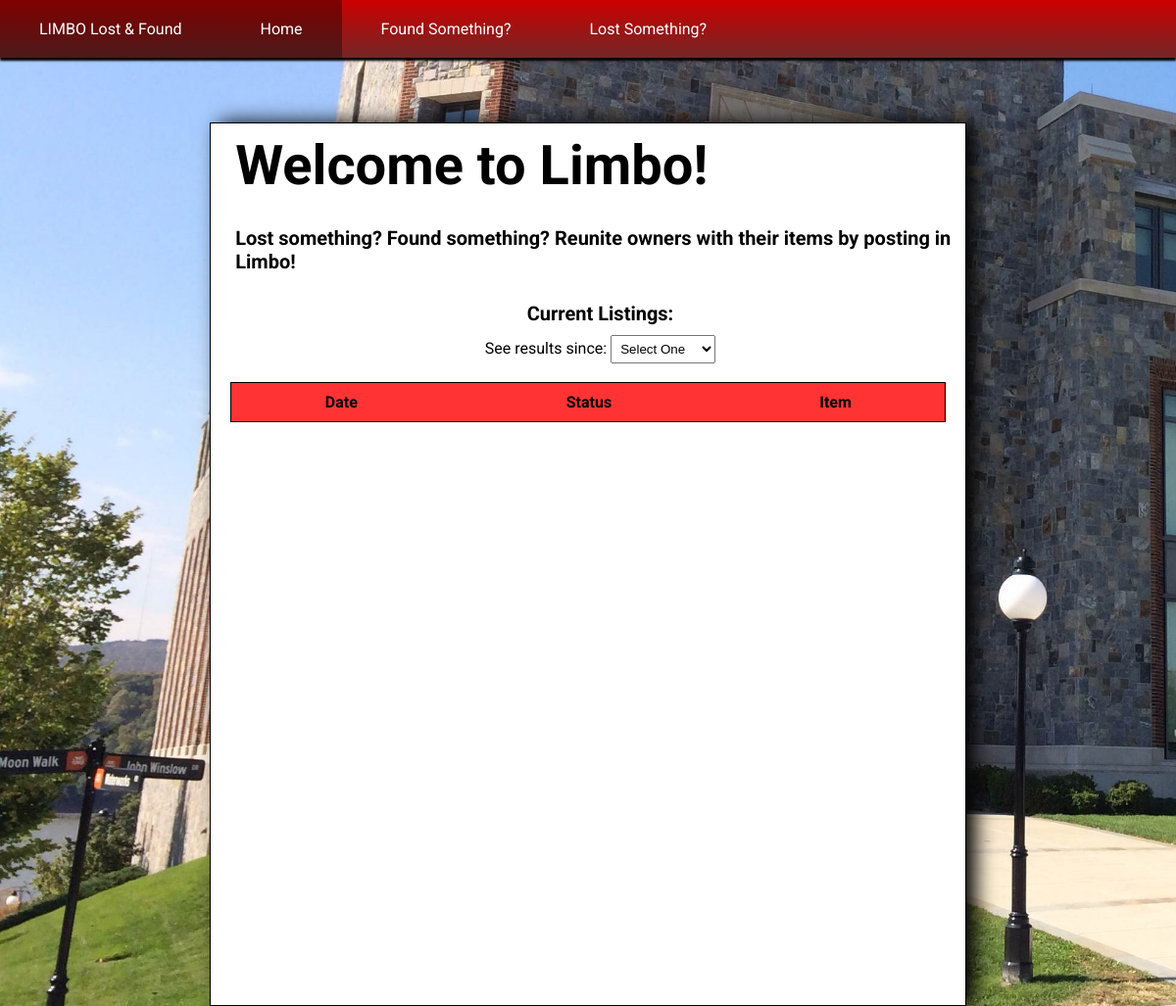
/, run on an earlier commit of the app's database.
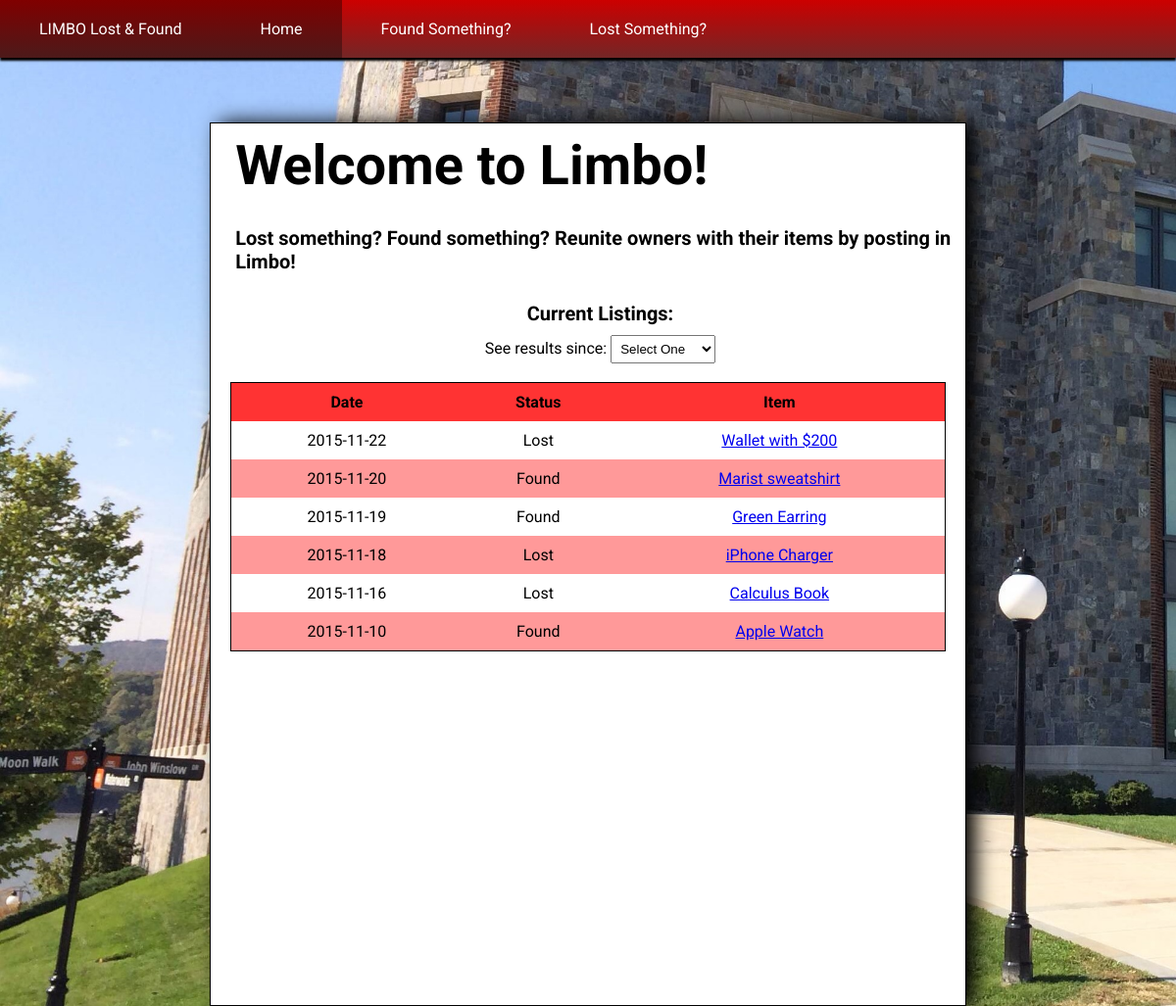
And on a later commit of the database.
### tables this page shows
CREATE TABLE IF NOT EXISTS stuff(
id INT PRIMARY KEY AUTO_INCREMENT,
item TEXT NOT NULL,
location_id INT NOT NULL,
category SET('Electronics', 'Clothing', 'School Supplies', 'Other') NOT NULL,
color TEXT NOT NULL,
description TEXT NOT NULL,
item_date DATE NOT NULL,
create_date DATE NOT NULL,
update_date DATE NOT NULL,
room TEXT,
owner TEXT,
finder TEXT,
status SET('Found', 'Lost', 'Claimed') NOT NULL,
image TEXT,
FOREIGN KEY (location_id) REFERENCES locations(id)
);

### includes/helpers.php (the view, shortened to what this page needs)
<?php
function show_quicklinks($dbc) {
  $query = 'SELECT id, item, item_date, status FROM stuff ORDER BY item_date DESC';
  $results = mysqli_query($dbc , $query);
  if( $results )
  {
      echo '<h3> Current Listings: </h3>';
      echo '<p>See results since: <select name="recent listings" onChange="reload(this)">
                                  <option value="" disabled selected>Select One</option>
                                  <option value="day" >1 day ago</option>
                                  <option value="week" >1 week ago</option>
                                  <option value="month" >1 month ago</option>
                                  </select></p>';
      echo '<br>';
      echo '<TABLE class="stuff">';
      echo '<TR>';
      echo '<TH>Date</TH>';
      echo '<TH>Status</TH>';
      echo '<TH>Item</TH>';
      echo '</TR>';
      while ( $row = mysqli_fetch_array( $results , MYSQLI_ASSOC ) )
      {
        $alink = '<A HREF = results.php?id=' . $row['id'] . '>' . $row['item'] . ' </A>';
        echo '<TR>' ;
        echo '<TD>' . $row['item_date'] . '</TD>';
        echo '<TD>' . $row['status'] . '</TD>' ;
        echo '<TD>' . $alink . '</TD>' ;
        echo '</TR>';
      }
      echo '</TABLE>';
  }
}

### index.php (shortened to what this page needs)
<!DOCTYPE html>
<html>
<head>
	<link rel="stylesheet" type="text/css" href="templates/sharedStyle.css">
</head>
<body>
<?php
	require('includes/init.php');
	require('includes/helpers.php');
?>
<div id="navbar">
	<ul>
		<a href="index.php"><li>LIMBO Lost & Found
		</li></a><a href="index.php"><li class="current">Home
		</li></a><a href="found.php"><li>Found Something?
		</li></a><a href="lost.php"><li>Lost Something?</li></a>
	</ul>
</div>
<div id="mainForm">
	<h1>Welcome to Limbo!</h1>
	<br>
	<h3>Lost something? Found something? Reunite owners with their items by posting in Limbo!</h3>
	<br>
<div id="table">
<?php
	if (isset($_GET['time'])) {
		$time = $_GET['time'];
		show_recent_quicklinks($dbc,$time);
	} else {
		show_quicklinks($dbc);
	}
?>
</div>
</div>
</body>
</html>

### templates/sharedStyle.css (style rules this page uses)
html { height: 100%; background-image: url("../images/hancock2-2.jpg"); background-size: cover; background-repeat: no-repeat; background-attachment: fixed; position: relative; font-family: 'Roboto', sans-serif; }
body { height: 100%; }
ul { list-style-type: none; margin: 0; padding: 0; }
select { padding:5px; }
#table { text-align: center; }
#table tbody tr:nth-child(odd) { background-color: #ff9999; }
#table tbody tr:first-child { background-color: #ff3333; }
#navbar { background: linear-gradient(#cc0000,#732626); left: 0; top: 0; position: fixed; width: 100%; margin: 0; z-index: 2; box-shadow: 0px 3px 2px; }
#navbar li { display: inline-block; padding-top:20px; padding-bottom:20px; padding-left:40px; padding-right:40px; }
.current { background: linear-gradient(#800000,#4c1a1a); }
#navbar a { color: #FFFFFF; text-decoration: none; }
#mainForm { min-height: 100%; width: 65%; padding-bottom:100px; margin-top: 125px; margin-right: auto; margin-left: auto; margin-bottom: 0; background-color: #FFFFFF; z-index: 1; position: relative; box-shadow: 10px 0px 20px; border-style:solid; border: 1px solid; }
#mainForm h1, p, h3 { padding-top: 10px; padding-left: 25px; margin-top: 0px; margin-bottom: 0px; }
#mainForm h1 { font-size: 350%; }
#mainForm h3 { font-size: 125%; }
#mainForm table { margin-left: 20px; margin-right: 20px; display: block; }
#mainForm table, th, td { border-collapse: collapse; border: 1px solid; }
#mainForm #admin_login table, th, td { border-collapse: collapse; border: 0px solid; }
#mainForm th, td { padding: 10px; }

What changed in the data, as far as the page shows it:
added stuff: item_date "2015-11-22", status "Lost", item "Wallet with $200"
added stuff: item_date "2015-11-20", status "Found", item "Marist sweatshirt"
added stuff: item_date "2015-11-19", status "Found", item "Green Earring"
added stuff: item_date "2015-11-18", status "Lost", item "iPhone Charger"
added stuff: item_date "2015-11-16", status "Lost", item "Calculus Book"
added stuff: item_date "2015-11-10", status "Found", item "Apple Watch"
